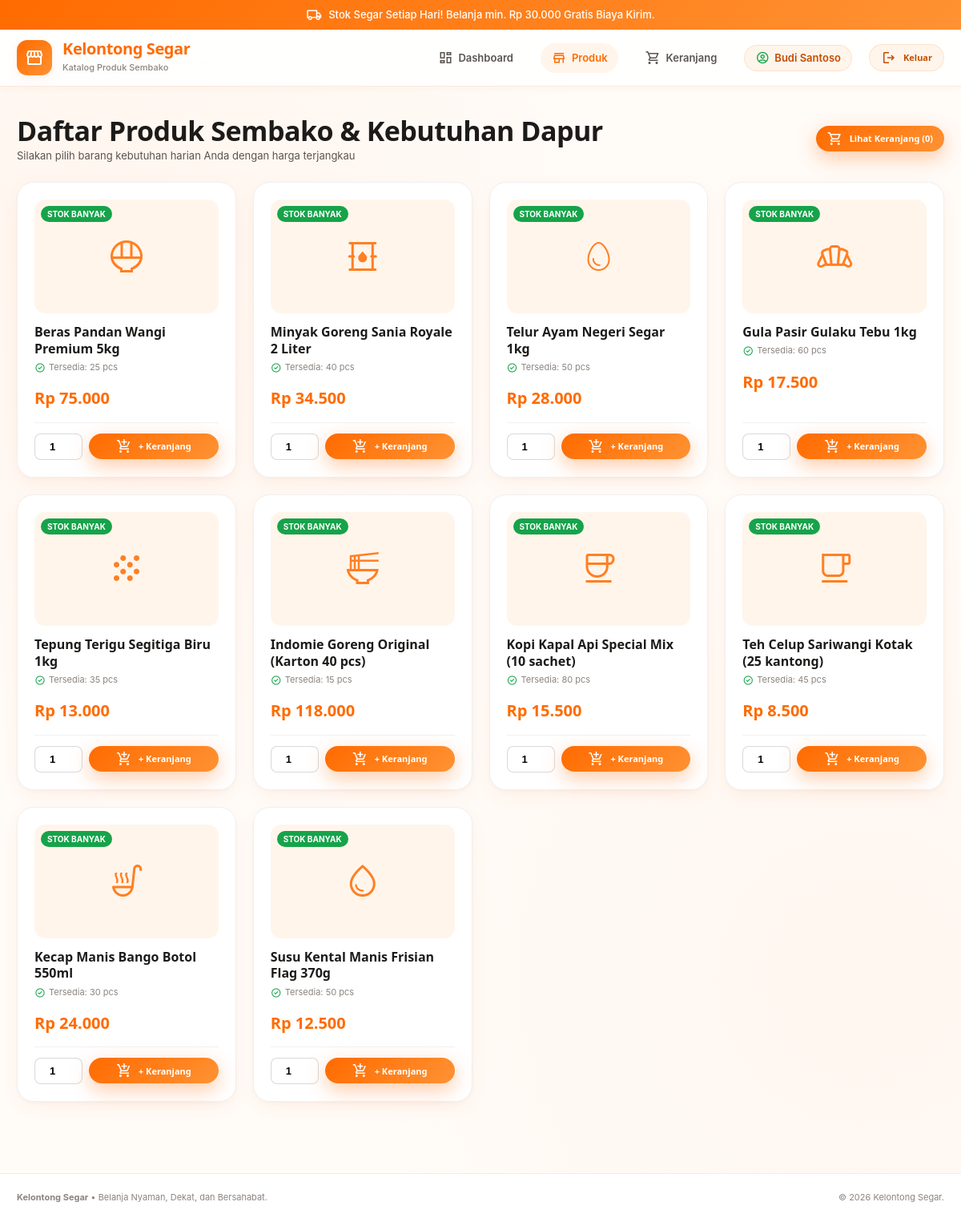
/pelanggan/produk.php (signed in), run on the app's committed database.
### tables this page shows
CREATE TABLE IF NOT EXISTS `t_produk` (
  `id_produk` int(11) NOT NULL AUTO_INCREMENT,
  `nama_produk` varchar(150) NOT NULL,
  `harga_jual` int(11) NOT NULL,
  `stok` int(11) NOT NULL,
  PRIMARY KEY (`id_produk`)
);

### pelanggan/produk.php (the view, shortened to what this page needs)
<?php
include '../config/koneksi.php';
$id_user_pelanggan = $_SESSION['id_user'];
$nama_pelanggan = $_SESSION['nama_lengkap'];
$q_cart = mysqli_query($koneksi, "SELECT SUM(jumlah) as total_qty FROM t_pesanan WHERE id_user_pelanggan='$id_user_pelanggan'");
$d_cart = mysqli_fetch_assoc($q_cart);
$total_qty_cart = $d_cart['total_qty'] ? $d_cart['total_qty'] : 0;
$query_produk = "SELECT * FROM t_produk ORDER BY id_produk ASC";
$result_produk = mysqli_query($koneksi, $query_produk);
?>
<!DOCTYPE html>
<html lang="id">
<head>
    <link rel="stylesheet" href="../assets/css/style.css">
</head>
<body>
    <div class="top-bar">
        <span class="icon">local_shipping</span>
        <span>Stok Segar Setiap Hari! Belanja min. Rp 30.000 Gratis Biaya Kirim.</span>
    </div>
    <header class="navbar">
        <div class="navbar-container">
            <a href="dashboard_pelanggan.php" class="brand-logo">
                <div class="brand-icon">
                    <span class="icon">storefront</span>
                </div>
                <div>
                    <span class="brand-title">Kelontong Segar</span>
                    <span class="brand-subtitle">Katalog Produk Sembako</span>
                </div>
            </a>
            <div class="nav-links">
                <a href="dashboard_pelanggan.php" class="nav-link">
                    <span class="icon">dashboard</span>
                    Dashboard
                </a>
                <a href="produk.php" class="nav-link active">
                    <span class="icon">store</span>
                    Produk
                </a>
                <a href="keranjang.php" class="nav-link">
                    <span class="icon">shopping_cart</span>
                    Keranjang
                </a>
                <span class="nav-user-badge">
                    <span class="icon" style="color: var(--accent-green); font-size: 18px;">account_circle</span>
                    <?php echo htmlspecialchars($nama_pelanggan); ?>
                </span>
                <a href="../logout.php" class="btn btn-secondary btn-sm" onclick="return confirm('Apakah Anda yakin ingin keluar?')">
                    <span class="icon">logout</span>
                    Keluar
                </a>
            </div>
        </div>
    </header>
    <main class="main-wrapper">
        <div class="catalog-header fade-in">
            <div class="catalog-title">
                <h2>Daftar Produk Sembako &amp; Kebutuhan Dapur</h2>
                <p>Silakan pilih barang kebutuhan harian Anda dengan harga terjangkau</p>
            </div>
            <div>
                <a href="keranjang.php" class="btn btn-primary btn-sm">
                    <span class="icon">shopping_cart</span>
                    Lihat Keranjang (<?php echo $total_qty_cart; ?>)
                </a>
            </div>
        </div>
        <div class="product-grid fade-in">
            <?php
            while ($data_produk = mysqli_fetch_assoc($result_produk)) {
                $nama_lower = strtolower($data_produk['nama_produk']);
                $icon_name = 'inventory_2';
                if (strpos($nama_lower, 'beras') !== false) $icon_name = 'rice_bowl';
                else if (strpos($nama_lower, 'minyak') !== false) $icon_name = 'oil_barrel';
                else if (strpos($nama_lower, 'telur') !== false) $icon_name = 'egg';
                else if (strpos($nama_lower, 'gula') !== false) $icon_name = 'bakery_dining';
                else if (strpos($nama_lower, 'tepung') !== false) $icon_name = 'grain';
                else if (strpos($nama_lower, 'mie') !== false || strpos($nama_lower, 'indomie') !== false) $icon_name = 'ramen_dining';
                else if (strpos($nama_lower, 'kopi') !== false) $icon_name = 'coffee';
                else if (strpos($nama_lower, 'teh') !== false) $icon_name = 'local_cafe';
                else if (strpos($nama_lower, 'kecap') !== false || strpos($nama_lower, 'bumbu') !== false) $icon_name = 'soup_kitchen';
                else if (strpos($nama_lower, 'susu') !== false) $icon_name = 'water_drop';
            ?>
            <div class="product-card">
                <div>
                    <div class="product-thumb">
                        <?php if ($data_produk['stok'] > 10): ?>
                            <span class="product-badge-fresh">Stok Banyak</span>
                        <?php elseif ($data_produk['stok'] > 0): ?>
                            <span class="product-badge-fresh" style="background: #D97706;">Sisa Sedikit</span>
                        <?php else: ?>
                            <span class="product-badge-fresh" style="background: var(--accent-red);">Habis</span>
                        <?php endif; ?>
                        <span class="icon"><?php echo $icon_name; ?></span>
                    </div>
                    <div class="product-name"><?php echo htmlspecialchars($data_produk['nama_produk']); ?></div>
                    <div class="product-stock <?php echo ($data_produk['stok'] == 0) ? 'out-of-stock' : ''; ?>">
                        <?php if ($data_produk['stok'] > 0): ?>
                            <span class="icon" style="font-size: 14px; color: var(--accent-green);">check_circle</span>
                            Tersedia: <?php echo $data_produk['stok']; ?> pcs
                        <?php else: ?>
                            <span class="icon" style="font-size: 14px; color: var(--accent-red);">cancel</span>
                            Stok Saat Ini Habis
                        <?php endif; ?>
                    </div>
                    <div class="product-price">
                        Rp <?php echo number_format($data_produk['harga_jual'], 0, ',', '.'); ?>
                    </div>
                </div>
                <div class="product-actions">
                    <?php if ($data_produk['stok'] > 0): ?>
                        <form action="tambah_keranjang_proses.php" method="POST">
                            <div class="qty-control-wrapper">
                                <input type="number" name="jumlah" value="1" min="1" max="<?php echo $data_produk['stok']; ?>" class="qty-input" title="Jumlah">
                                <button type="submit" class="btn btn-primary btn-sm" style="flex: 1;">
                                    <span class="icon">add_shopping_cart</span>
                                    <span>+ Keranjang</span>
                                </button>
                            </div>
                        </form>
                    <?php endif; ?>
                </div>
            </div>
            <?php } ?>
        </div>
    </main>
    <footer class="main-footer">
        <div class="footer-content">
            <div>
                <strong>Kelontong Segar</strong> &bull; Belanja Nyaman, Dekat, dan Bersahabat.
            </div>
            <div>
                &copy; <?php echo date('Y'); ?> Kelontong Segar.
            </div>
        </div>
    </footer>
</body>
</html>

### data on the page
t_produk: shows "STOK BANYAK", nama_produk "Beras Pandan Wangi Premium 5kg", stok "25", harga_jual "75.000"
t_produk: shows "STOK BANYAK", nama_produk "Minyak Goreng Sania Royale 2 Liter", stok "40", harga_jual "34.500"
t_produk: shows "STOK BANYAK", nama_produk "Telur Ayam Negeri Segar 1kg", stok "50", harga_jual "28.000"
t_produk: shows "STOK BANYAK", nama_produk "Gula Pasir Gulaku Tebu 1kg", stok "60", harga_jual "17.500"
t_produk: shows "STOK BANYAK", nama_produk "Tepung Terigu Segitiga Biru 1kg", stok "35", harga_jual "13.000"
t_produk: shows "STOK BANYAK", nama_produk "Indomie Goreng Original (Karton 40 pcs)", stok "15", harga_jual "118.000"
t_produk: shows "STOK BANYAK", nama_produk "Kopi Kapal Api Special Mix (10 sachet)", stok "80", harga_jual "15.500"
t_produk: shows "STOK BANYAK", nama_produk "Teh Celup Sariwangi Kotak (25 kantong)", stok "45", harga_jual "8.500"
t_produk: shows "STOK BANYAK", nama_produk "Kecap Manis Bango Botol 550ml", stok "30", harga_jual "24.000"
t_produk: shows "STOK BANYAK", nama_produk "Susu Kental Manis Frisian Flag 370g", stok "50", harga_jual "12.500"

### other printed values
$nama_pelanggan "Budi Santoso"
$total_qty_cart "0"
